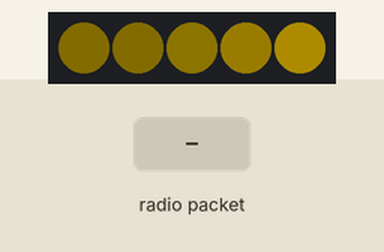
Recording of a sketch running on a simulated Arduino Uno, built with avr-gcc and run on an emulated ATmega328P. Shown: 5 RGB LEDs in strip order, left to right. Inputs (shaded band) come from the test bench. Dim RGB values are drawn brighter than linear; no radio packets arrive unless stated.

Above: at 1.25 s.
1.3 s: radio packet "Ping" arrives
At 1.63 s:
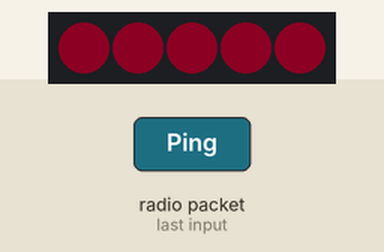
At 3.54 s:
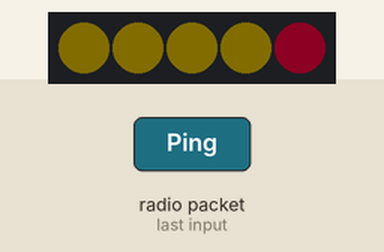
Timing chart, 0 to 9.3 s (numbered marks = the images above; inputs shaded):
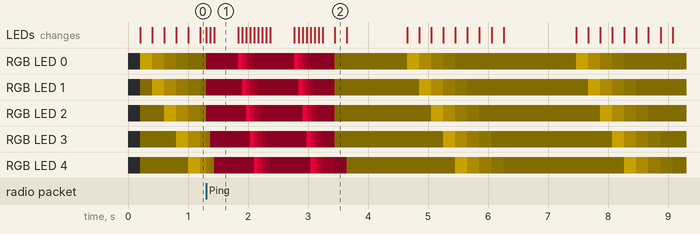

The sketch:

coat.ino
```cpp
#include <Adafruit_NeoPixel.h>
#include <SPI.h>
#include <nRF24L01.h>
#include <RF24.h>

//create an RF24 object
RF24 radio(19, 18);  // CE, CSN

//address through which two modules communicate.
const byte address[6] = "00001";

// Pattern types supported:
enum  pattern { NONE, RAINBOW_CYCLE, THEATER_CHASE, COLOR_WIPE, SCANNER, FADE };
// Patern directions supported:
enum  direction { FORWARD, REVERSE };
uint16_t pingReceived;
boolean OldState;
// NeoPattern Class - derived from the Adafruit_NeoPixel class
class NeoPatterns : public Adafruit_NeoPixel
{
  public:

    // Member Variables:
    pattern  ActivePattern;  // which pattern is running
    direction Direction;     // direction to run the pattern

    unsigned long Interval;   // milliseconds between updates
    unsigned long lastUpdate; // last update of position
    unsigned long lastPingUpdate; // last update of position

    uint32_t Color1, Color2, DimmedColor, IdleActiveColor, ColorActive; // What colors are in use
    uint16_t TotalSteps;  // total number of steps in the pattern
    uint16_t Index;  // current step within the pattern
    uint16_t type2active;


    uint16_t type2;
    uint16_t Offset;

    void (*OnComplete)();  // Callback on completion of pattern

    // Constructor - calls base-class constructor to initialize strip
    NeoPatterns(uint16_t pixels, uint8_t pin, uint8_t type, void (*callback)())
      : Adafruit_NeoPixel(pixels, pin, type)
    {
      OnComplete = callback;
    }

    // Update the pattern
    void Update(uint16_t type2)
    {
      unsigned long activeInterval;
      activeInterval = Interval;
      if(type2 == true){
        activeInterval = Interval/3
        ;
      }
      if ((millis() - lastUpdate) > activeInterval) // time to update
      {
        lastUpdate = millis();
        ScannerUpdate(type2);

      }
    }

    void UpdatePing(boolean ping)
    {
      if (ping == true) {
        lastPingUpdate = millis();
        pingReceived = true;
      } else {
        if ((millis() - lastPingUpdate) > 2000) // time to update
        {
          lastPingUpdate = millis();
          pingReceived = false;
        }
      }
    }

    // Increment the Index and reset at the end
    void Increment()
    {
      if (Direction == FORWARD)
      {
        Index++;
        if (Index >= TotalSteps)
        {
          Index = 0;
          if (OnComplete != NULL)
          {
            OnComplete(); // call the comlpetion callback
          }
        }
      }
      else // Direction == REVERSE
      {
        --Index;
        if (Index <= 0)
        {
          Index = TotalSteps - 1;
          if (OnComplete != NULL)
          {
            OnComplete(); // call the comlpetion callback
          }
        }
      }
    }

    // Reverse pattern direction
    void Reverse()
    {
      if (Direction == FORWARD)
      {
        Direction = REVERSE;
        Index = TotalSteps - 1;
      }
      else
      {
        Direction = FORWARD;
        Index = 0;
      }
    }


    // Initialize for a SCANNNER
    void Scanner(uint32_t color1, uint32_t color2, uint8_t interval)
    {
      ActivePattern = SCANNER;
      Interval = interval;
      TotalSteps = (numPixels() - 1) + 10;
      Color1 = color1;
      Color2 = color2;
      ColorActive = color1;
      Index = 0;
      Offset = 0;
    }

    // Update the Scanner Pattern
    void ScannerUpdate(uint16_t type2active)
    {
      if (type2active == false) {
        ColorActive = Color1;
        IdleActiveColor = IdleColor(Color1);
        Offset = 0;
        //        for (int i = 0; i < Offset; i++){
        //          setPixelColor(i, Color(30, 30, 0));
        //        }
      } else {
        ColorActive = Color2;
        IdleActiveColor = IdleColor(Color2);
        Offset = 0;
      }

      for (int i = 0 + Offset; i < numPixels(); i++)
      {
        if (i + Offset == Index + Offset) // Scan Pixel to the right
        {
          setPixelColor(i, ColorActive);
        }

        else // Fading tail
        {
          DimmedColor = DimColor(getPixelColor(i));
          if (DimmedColor < IdleActiveColor) {
            setPixelColor(i, IdleActiveColor);
          } else {
            setPixelColor(i, DimmedColor );
          }
        }
      }
      show();
      Increment();
    }


    // Calculate 50% dimmed version of a color (used by ScannerUpdate)
    uint32_t DimColor(uint32_t color)
    {
      // Shift R, G and B components one bit to the right
      uint32_t dimColor = Color(Red(color) >> 1, Green(color) >> 1, Blue(color) >> 1);
      return dimColor;
    }

    uint32_t IdleColor(uint32_t color)
    {
      // Shift R, G and B components one bit to the right
      uint32_t dimColor = Color(Red(color) >> 4, Green(color) >> 4, Blue(color) >> 4);
      return dimColor;
    }

    // Set all pixels to a color (synchronously)
    void ColorSet(uint32_t color)
    {
      for (int i = 0; i < numPixels(); i++)
      {
        setPixelColor(i, color);
      }
      show();
    }

    // Returns the Red component of a 32-bit color
    uint8_t Red(uint32_t color)
    {
      return (color >> 16) & 0xFF;
    }

    // Returns the Green component of a 32-bit color
    uint8_t Green(uint32_t color)
    {
      return (color >> 8) & 0xFF;
    }

    // Returns the Blue component of a 32-bit color
    uint8_t Blue(uint32_t color)
    {
      return color & 0xFF;
    }


};


void StickComplete();

// Define some NeoPatterns for the two rings and the stick
//  as well as some completion routines
NeoPatterns Stick(5, 10, NEO_GRB + NEO_KHZ800, &StickComplete);

// Initialize everything and prepare to start
void setup()
{
  radio.begin();
  //set the address
  radio.openReadingPipe(0, address);
  //Set module as receiver
  radio.startListening();
  // Initialize all the pixelStrips
  Stick.begin();
  // Kick off a pattern
  Stick.Scanner(Stick.Color(100, 80, 0), Stick.Color(200, 0, 50), 200);
}

// Main loop
void loop()
{
  if (radio.available())
  {
    char text[32] = {0};
    radio.read(&text, sizeof(text));
    if (String(text) == "Ping") {
      Stick.UpdatePing(true);
    }
  } else {
    Stick.UpdatePing(false);
  }
  if (pingReceived == true) {
    Stick.Update(true);
  } else {
    Stick.Update(false);
  }
}

//------------------------------------------------------------
//Completion Routines - get called on completion of a pattern
//------------------------------------------------------------

// Stick Completion Callback
void StickComplete()
{
  // Random color change for next scan
  //    Stick.Color1 = Stick.Wheel(random(255));
}
```

Measured:
- after the input at 1.3 s, the LEDs: first change at once (image 1 shows a later state)
- what the display in image 1 shows lasts 0.4 s, from 1.4 s to 1.8 s
